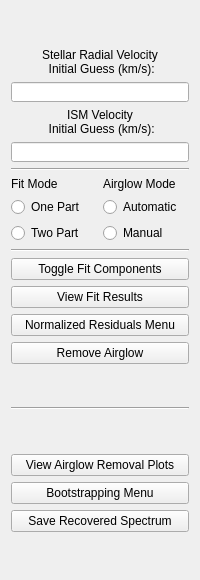
   <widget class="QWidget" name="widget" native="true">
    <property name="geometry">
     <rect>
      <x>1061</x>
      <y>180</y>
      <width>200</width>
      <height>580</height>
     </rect>
    </property>
    <property name="maximumSize">
     <size>
      <width>200</width>
      <height>16777215</height>
     </size>
    </property>
    <layout class="QVBoxLayout" name="verticalLayout_2">
     <item>
      <layout class="QVBoxLayout" name="verticalLayout">
       <item>
        <spacer name="verticalSpacer_8">
         <property name="orientation">
          <enum>Qt::Vertical</enum>
         </property>
         <property name="sizeHint" stdset="0">
          <size>
           <width>20</width>
           <height>40</height>
          </size>
         </property>
        </spacer>
       </item>
       <item>
        <widget class="QLabel" name="vradLabel">
         <property name="minimumSize">
          <size>
           <width>0</width>
           <height>0</height>
          </size>
         </property>
         <property name="maximumSize">
          <size>
           <width>200</width>
           <height>35</height>
          </size>
         </property>
         <property name="statusTip">
          <string>Radial velocity of the star</string>
         </property>
         <property name="text">
          <string>Stellar Radial Velocity
 Initial Guess (km/s):</string>
         </property>
         <property name="alignment">
          <set>Qt::AlignCenter</set>
         </property>
        </widget>
       </item>
       <item>
        <widget class="QLineEdit" name="vradInput">
         <property name="minimumSize">
          <size>
           <width>0</width>
           <height>0</height>
          </size>
         </property>
         <property name="maximumSize">
          <size>
           <width>200</width>
           <height>20</height>
          </size>
         </property>
         <property name="toolTip">
          <string>Press 'Enter' when done</string>
         </property>
         <property name="statusTip">
          <string>Enter radial velocity of the star here</string>
         </property>
        </widget>
       </item>
      </layout>
     </item>
     <item>
      <layout class="QVBoxLayout" name="verticalLayout_4">
       <item>
        <widget class="QLabel" name="vismLabel">
         <property name="minimumSize">
          <size>
           <width>0</width>
           <height>0</height>
          </size>
         </property>
         <property name="maximumSize">
          <size>
           <width>200</width>
           <height>35</height>
          </size>
         </property>
         <property name="statusTip">
          <string>Radial velocity of the ISM</string>
         </property>
         <property name="text">
          <string>ISM Velocity
 Initial Guess (km/s):</string>
         </property>
         <property name="alignment">
          <set>Qt::AlignCenter</set>
         </property>
        </widget>
       </item>
       <item>
        <widget class="QLineEdit" name="vismInput">
         <property name="maximumSize">
          <size>
           <width>200</width>
           <height>20</height>
          </size>
         </property>
         <property name="toolTip">
          <string>Press 'Enter' when done</string>
         </property>
         <property name="statusTip">
          <string>Enter radial velocity of the ISM here</string>
         </property>
        </widget>
       </item>
      </layout>
     </item>
     <item>
      <widget class="Line" name="line">
       <property name="orientation">
        <enum>Qt::Horizontal</enum>
       </property>
      </widget>
     </item>
     <item>
      <layout class="QHBoxLayout" name="horizontalLayout_8">
       <item>
        <layout class="QVBoxLayout" name="verticalLayout_8">
         <item>
          <widget class="QLabel" name="selectLabel">
           <property name="minimumSize">
            <size>
             <width>0</width>
             <height>0</height>
            </size>
           </property>
           <property name="maximumSize">
            <size>
             <width>100</width>
             <height>20</height>
            </size>
           </property>
           <property name="statusTip">
            <string>Choose between One Part and Two Part Fitting</string>
           </property>
           <property name="text">
            <string>Fit Mode</string>
           </property>
           <property name="alignment">
            <set>Qt::AlignLeading|Qt::AlignLeft|Qt::AlignVCenter</set>
           </property>
          </widget>
         </item>
         <item>
          <widget class="QRadioButton" name="oneFit">
           <property name="maximumSize">
            <size>
             <width>100</width>
             <height>20</height>
            </size>
           </property>
           <property name="statusTip">
            <string>Simultaneously fit stellar emission, ISM absorption (for Lyα), and airglow components</string>
           </property>
           <property name="text">
            <string>One Part</string>
           </property>
           <attribute name="buttonGroup">
            <string notr="true">groupFit</string>
           </attribute>
          </widget>
         </item>
         <item>
          <widget class="QRadioButton" name="twoFit">
           <property name="maximumSize">
            <size>
             <width>100</width>
             <height>20</height>
            </size>
           </property>
           <property name="statusTip">
            <string>Using result from One Part fitting, simultaneously fit the stellar and ISM (for Lyα) components on the airglow subtracted profile</string>
           </property>
           <property name="text">
            <string>Two Part</string>
           </property>
           <attribute name="buttonGroup">
            <string notr="true">groupFit</string>
           </attribute>
          </widget>
         </item>
        </layout>
       </item>
       <item>
        <layout class="QVBoxLayout" name="verticalLayout_10">
         <item>
          <widget class="QLabel" name="selectAirtype">
           <property name="maximumSize">
            <size>
             <width>100</width>
             <height>20</height>
            </size>
           </property>
           <property name="statusTip">
            <string>Choose between Automatic and Manual airglow placement</string>
           </property>
           <property name="text">
            <string>Airglow Mode</string>
           </property>
          </widget>
         </item>
         <item>
          <widget class="QRadioButton" name="autoAirmode">
           <property name="maximumSize">
            <size>
             <width>100</width>
             <height>20</height>
            </size>
           </property>
           <property name="statusTip">
            <string>Airglow is fit automatically by the fitting routine</string>
           </property>
           <property name="text">
            <string>Automatic</string>
           </property>
           <attribute name="buttonGroup">
            <string notr="true">groupAirtype</string>
           </attribute>
          </widget>
         </item>
         <item>
          <widget class="QRadioButton" name="manualAirmode">
           <property name="maximumSize">
            <size>
             <width>100</width>
             <height>20</height>
            </size>
           </property>
           <property name="statusTip">
            <string>Airglow is manually placed, the fitting routine works with this constraint</string>
           </property>
           <property name="text">
            <string>Manual</string>
           </property>
           <attribute name="buttonGroup">
            <string notr="true">groupAirtype</string>
           </attribute>
          </widget>
         </item>
        </layout>
       </item>
      </layout>
     </item>
     <item>
      <widget class="Line" name="line_2">
       <property name="orientation">
        <enum>Qt::Horizontal</enum>
       </property>
      </widget>
     </item>
     <item>
      <layout class="QVBoxLayout" name="verticalLayout_11">
       <item>
        <widget class="QPushButton" name="fitComponents">
         <property name="maximumSize">
          <size>
           <width>200</width>
           <height>25</height>
          </size>
         </property>
         <property name="statusTip">
          <string>Toggle between display modes for the main plot</string>
         </property>
         <property name="text">
          <string>Toggle Fit Components</string>
         </property>
        </widget>
       </item>
       <item>
        <widget class="QPushButton" name="fitResults">
         <property name="maximumSize">
          <size>
           <width>200</width>
           <height>25</height>
          </size>
         </property>
         <property name="statusTip">
          <string>View the best fit parameters and useful statistics</string>
         </property>
         <property name="text">
          <string>View Fit Results</string>
         </property>
        </widget>
       </item>
       <item>
        <widget class="QPushButton" name="openCutoff">
         <property name="maximumSize">
          <size>
           <width>200</width>
           <height>25</height>
          </size>
         </property>
         <property name="statusTip">
          <string>View the normalized residuals, and apply a cutoff if necessary</string>
         </property>
         <property name="text">
          <string>Normalized Residuals Menu</string>
         </property>
        </widget>
       </item>
       <item>
        <widget class="QPushButton" name="removeAirglow">
         <property name="maximumSize">
          <size>
           <width>200</width>
           <height>25</height>
          </size>
         </property>
         <property name="statusTip">
          <string>Remove the current airglow from the COS data for the given line</string>
         </property>
         <property name="text">
          <string>Remove Airglow</string>
         </property>
        </widget>
       </item>
      </layout>
     </item>
     <item>
      <spacer name="verticalSpacer_5">
       <property name="orientation">
        <enum>Qt::Vertical</enum>
       </property>
       <property name="sizeHint" stdset="0">
        <size>
         <width>20</width>
         <height>40</height>
        </size>
       </property>
      </spacer>
     </item>
     <item>
      <widget class="Line" name="line_11">
       <property name="orientation">
        <enum>Qt::Horizontal</enum>
       </property>
      </widget>
     </item>
     <item>
      <spacer name="verticalSpacer_6">
       <property name="orientation">
        <enum>Qt::Vertical</enum>
       </property>
       <property name="sizeHint" stdset="0">
        <size>
         <width>20</width>
         <height>40</height>
        </size>
       </property>
      </spacer>
     </item>
     <item>
      <layout class="QVBoxLayout" name="verticalLayout_14">
       <item>
        <widget class="QPushButton" name="removalPlots">
         <property name="maximumSize">
          <size>
           <width>200</width>
           <height>25</height>
          </size>
         </property>
         <property name="statusTip">
          <string>Reopen the plots generated with 'Remove Airglow'</string>
         </property>
         <property name="text">
          <string>View Airglow Removal Plots</string>
         </property>
        </widget>
       </item>
       <item>
        <widget class="QPushButton" name="openBootstrap">
         <property name="maximumSize">
          <size>
           <width>200</width>
           <height>25</height>
          </size>
         </property>
         <property name="statusTip">
          <string>Open the residual resampling circular block bootstrap menu</string>
         </property>
         <property name="text">
          <string>Bootstrapping Menu</string>
         </property>
        </widget>
       </item>
       <item>
        <widget class="QPushButton" name="saveData">
         <property name="maximumSize">
          <size>
           <width>200</width>
           <height>25</height>
          </size>
         </property>
         <property name="statusTip">
          <string>Save the current recovered spectrum to a file</string>
         </property>
         <property name="text">
          <string>Save Recovered Spectrum</string>
         </property>
        </widget>
       </item>
       <item>
        <spacer name="verticalSpacer_7">
         <property name="orientation">
          <enum>Qt::Vertical</enum>
         </property>
         <property name="sizeHint" stdset="0">
          <size>
           <width>20</width>
           <height>40</height>
          </size>
         </property>
        </spacer>
       </item>
      </layout>
     </item>
    </layout>
   </widget>
